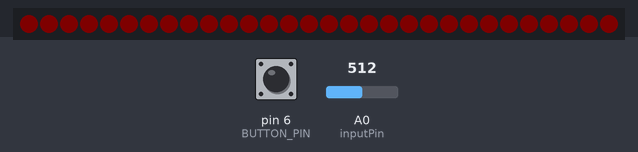
The sketch below on a simulated Arduino Uno, built with avr-gcc and run on an emulated ATmega328P. Shown: 30 RGB LEDs in strip order, left to right. Inputs (shaded band) come from the test bench; at power-on: pin 6 (BUTTON_PIN) LOW, A0 (inputPin) = 512. Dim RGB values are drawn brighter than linear.

Above: at 9.2 s.
11.5 s: pin 6 (BUTTON_PIN) pulled HIGH for 0.15 s
At 12.7 s:
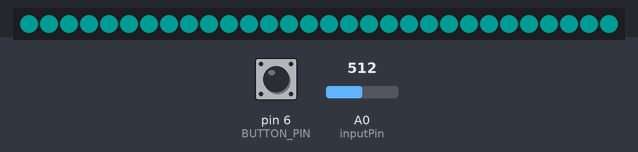
13.1 s: A0 (inputPin) set to 122
At 13.4 s:
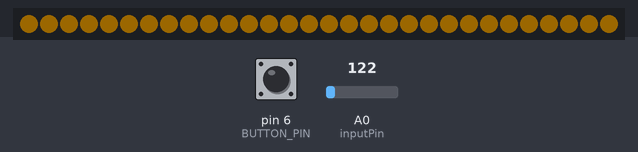
14.6 s: A0 (inputPin) set to 306
At 15.7 s:
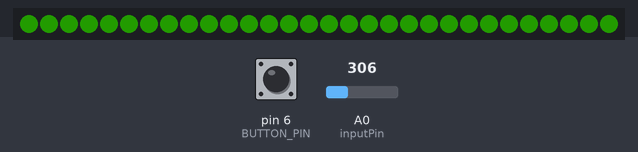
16.1 s: A0 (inputPin) set to 716
At 17.0 s:
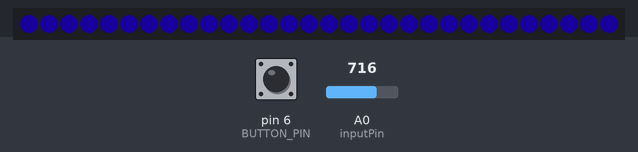
17.6 s: A0 (inputPin) set to 900
At 18.1 s:
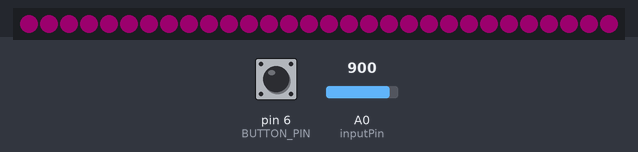
19.1 s: A0 (inputPin) set to 511
At 20.4 s:
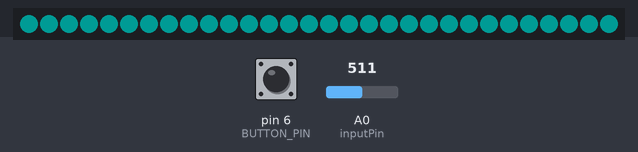

Measured:
- after the input at 11.5 s, the LEDs: first change after 0.06 s (image 1 shows a later state)
- after the input at 13.1 s, the LEDs: first change at once (image 2 shows a later state)
- after the input at 14.6 s, the LEDs: first change at once (image 3 shows a later state)
- after the input at 16.1 s, the LEDs: first change at once (image 4 shows a later state)
- after the input at 17.6 s, the LEDs: first change at once (image 5 shows a later state)
- after the input at 19.1 s, the LEDs: first change at once (image 6 shows a later state)
- what the display in image 0 shows lasts 1.1 s, from 9.1 s to 10.2 s

The sketch:

clock.ino
```cpp
// arduino digital clock with 4 7-segment characters and 2 dots using neopixels
//
// based on/inspired by:
// - <http://playground.arduino.cc/Code/Time>
// - <https://github.com/vemeT5ak/7-segment-neopixel-clock/blob/4b1a8b56e2d49cf40c456f9cd0535f94f130c49a/_7SEG_COLOUR_CLOCK/supportFunctions.ino#L273-L296>

#include <Time.h>
#include <TimeLib.h>
#include <Adafruit_NeoPixel.h>

// display
#define DISPLAY_PIN 2
Adafruit_NeoPixel strip = Adafruit_NeoPixel(30, DISPLAY_PIN, NEO_GRB + NEO_KHZ800);

// time serial sync
#define TIME_MSG_LEN  11   // time sync to PC is HEADER followed by Unix time_t as ten ASCII digits
#define TIME_HEADER  'T'   // Header tag for serial time sync message
#define TIME_REQUEST  7    // ASCII bell character requests a time sync message

// analog controls
#define BUTTON_PIN 6
int control_mode = 0;
// button
int buttonState;             // the current reading from the input pin
int lastButtonState = LOW;   // the previous reading from the input pin
unsigned long lastDebounceTime = 0;  // the last time the output pin was toggled
unsigned long debounceDelay = 50;    // the debounce time; increase if the output flickers

// potentiometer
int sensorVal = 0;                // the average sensor value
const int numReadings = 10;
int readings[numReadings];      // the readings from the analog input
int readIndex = 0;              // the index of the current reading
int total = 0;                  // the running total
int inputPin = A0;

// color values
int hue;
int saturation;
int brightness;
uint8_t rgb_colors[3] = {4, 0, 0}; // muted red

uint8_t main_color[3] = {4, 0, 0}; // muted red
static const uint8_t color_black[3] = {0, 0, 0}; // black/off

void setup()  {
  Serial.begin(9600);

  // controls
  pinMode(BUTTON_PIN, INPUT);
  // initialize all the readings to 0:
  for (int thisReading = 0; thisReading < numReadings; thisReading++) {
    readings[thisReading] = 0;
  }

  // display
  strip.begin();
  strip.show(); // Initialize all pixels to 'off'
  startupShow(rgb_colors);
}

void loop(){

  if(Serial.available() ) {
    processSyncMessage();
  }

  setControlMode(BUTTON_PIN);

  if (control_mode > 0) {
    colorMenu();
    displaySetupMode(rgb_colors);
  } else {
    if(timeStatus() == timeNotSet) {
      // Serial.println("waiting for sync message");
      breathe(rgb_colors);
    }
    else {
      displayClock(now(), rgb_colors);
    }
  }
  delay(1);
}

void displaySetupMode(uint32_t clr) {
  setChar(1, 11, clr);
  setChar(2, 11, clr);
  setChar(3, 11, clr);
  setChar(4, 11, clr);
  setDots(clr);
  strip.show();
}

void displayClock(time_t ts, uint32_t clr) {
  int num1 = (int) (hour(ts) + 24) % 24;
  int num2 = (int) minute(ts);

  setChar(1, (num1 / 10), clr);
  setChar(2, (num1 % 10), clr);
  setChar(3, (num2 / 10), clr);
  setChar(4, (num2 % 10), clr);
  setDots(clr);
  strip.show();
}

void setDots(uint8_t clr[]) {
  strip.setPixelColor(28, clr[0], clr[1], clr[2]);
  strip.setPixelColor(29, clr[0], clr[1], clr[2]);
}

// display effects

void blink(uint8_t color[]) {
  int ms = millis();
  int blinking = abs((ms/1000) % 2);
  uint32_t clr = color_black;
  if (blinking) {
    clr = color;
  }

  setChar(1, 0, clr);
  setChar(2, 0, clr);
  setChar(3, 0, clr);
  setChar(4, 0, clr);
  setDots(clr);
  strip.show();
}

void breathe(uint8_t color[]) {
  // formula from http://sean.voisen.org/blog/2011/10/breathing-led-with-arduino/
  // adapted to output 0-1 values for muting a color
  float val = (exp(sin(millis()/2000.0*PI)) - 0.36787944)*108.0/255;

  // mute color
  uint8_t clr[] = {(int) (color[0]*val), (int) (color[1]*val), (int) (color[2]*val)};

  // set digits and dots to 00:00 in muted color
  setChar(1, 0, clr);
  setChar(2, 0, clr);
  setChar(3, 0, clr);
  setChar(4, 0, clr);
  setDots(clr);
  strip.show();
}

void startupShow(uint8_t clr[]) {
  uint8_t c[] = {255,0,0};
  displayColorWipe(c);
  c[0] =   0; c[1] = 255, c[2] =   0; displayColorWipe(c);
  c[0] =   0; c[1] =   0, c[2] = 255; displayColorWipe(c);
  c[0] = 255; c[1] = 255, c[2] = 255; displayColorWipe(c);
  c[0] =   0; c[1] =   0, c[2] =   0; displayColorWipe(c);
  displayColorWipe(clr);
  delay(1000);
}

void displayColorWipe(uint8_t clr[]) {
  int wait = 50;
  wipeChar(1, clr, wait);
  wipeChar(2, clr, wait);
  strip.setPixelColor(28, clr[0], clr[1], clr[2]);
  strip.setPixelColor(29, clr[0], clr[1], clr[2]);
  wipeChar(3, clr, wait);
  delay(wait);
  wipeChar(4, clr, wait);
  delay(wait);
}
```

supportFunctions.ino
```cpp
// -----------------------------------------------------------------------------
// display "driver" functions

/*
 __3__
|     |
2     6
|__4__|
|     |
1     7
|__5__|
0 not used as no decimal point
*/

static const unsigned char font[] = {
  0b01110111, // 0
  0b01100000, // 1
  0b01011101, // 2
  0b01111100, // 3
  0b01101010, // 4
  0b00111110, // 5
  0b00111111, // 6
  0b01100110, // 7
  0b01111111, // 8
  0b01111110, // 9
  0b00000000, // nothing
  0b11111111 // everything (debug/error)
};

// mapping from font to led positions, per display
static const int display_start = -1;
static const int display_map[4][7] = {
  { 12, 24, 28, 16,  4, 11, 23 }, // 1.
  { 10, 22, 27, 15,  3,  9, 21 }, // 2.
  {  8, 20, 26, 14,  2,  7, 19 }, // 3.
  {  6, 18, 25, 13,  1,  5, 17 }, // 4.
};

void setChar(int8_t pos, int8_t charcode, uint8_t clr[])
{
  //  get line from font
  uint8_t line = font[charcode];

  for (int i = 0; i<7; i++) {

    // get display pixel mapping for character at `pos`ition
    int pixel_pos = (display_map[pos - 1][i]) + display_start;

    if (line & 0b1) {
      strip.setPixelColor(pixel_pos, clr[0], clr[1], clr[2]);
    } else {
     strip.setPixelColor(pixel_pos, color_black[0], color_black[1], color_black[2]);
    }
    line >>= 1;
  }
}

void wipeChar(int pos, uint8_t clr[], int wait) {
  for(int i=0; i<7; i++) {
    int pixel_pos = (display_map[pos - 1][i]) + display_start;
    strip.setPixelColor(pixel_pos, clr[0], clr[1], clr[2]);
    strip.show();
    delay(wait);
  }
}

// -----------------------------------------------------------------------------
// serial clock sync

void processSyncMessage() {
  // if time sync available from serial port, update time and return true
  while(Serial.available() >=  TIME_MSG_LEN ){  // time message consists of header & 10 ASCII digits
    char c = Serial.read() ;
    Serial.print(c);
    if( c == TIME_HEADER ) {
      time_t pctime = 0;
      for(int i=0; i < TIME_MSG_LEN -1; i++){
        c = Serial.read();
        if( c >= '0' && c <= '9'){
          pctime = (10 * pctime) + (c - '0') ; // convert digits to a number
        }
      }
      if (pctime) setTime(pctime);   // Sync Arduino clock to the time received on the serial port
    }
  }
}

// -----------------------------------------------------------------------------
// analog controls functions
void colorMenu() {
  sensorVal = getAnalogInput(inputPin);

  // set HSB values
  switch (control_mode) {
    case 1:
      hue = map(sensorVal,4, 1019,0, 359); // hue is a number between 0 and 360
      getRGB(hue,saturation,brightness,rgb_colors);   // converts HSB to RGB
      break;
    case 2:
      saturation = map(sensorVal,4, 1019,0, 255); // saturation is a number between 0 - 255
      break;
    case 3:
      brightness = map(sensorVal,4, 1019,0, 255); // value is a number between 0 - 255
      break;
  }
  getRGB(hue,saturation,brightness,rgb_colors);   // converts HSB to RGB
}

void setControlMode(int button) {
  if (buttonPressed(button)) {
    control_mode++;
    if (control_mode > 3) control_mode = 0;
    if (control_mode == 1) {
      saturation = 255;
      brightness = 128;
    };
  }
}

int getAnalogInput(int inputPin) {
  // subtract the last reading:
  total = total - readings[readIndex];
  // read from the sensor:
  readings[readIndex] = analogRead(inputPin);
  // add the reading to the total:
  total = total + readings[readIndex];
  // advance to the next position in the array:
  readIndex = readIndex + 1;
  // if we're at the end of the array...
  if (readIndex >= numReadings) {
    // ...wrap around to the beginning:
    readIndex = 0;
  }
  // calculate the average:
  return total / numReadings;
}

// debounced button:
bool buttonPressed(int buttonPin) {
  // read the state of the switch into a local variable:
  int reading = digitalRead(buttonPin);
  // Serial.println(reading);

  // check to see if you just pressed the button
  // (i.e. the input went from LOW to HIGH),  and you've waited
  // long enough since the last press to ignore any noise:

  // If the switch changed, due to noise or pressing:
  if (reading != lastButtonState) {
    // reset the debouncing timer
    lastDebounceTime = millis();
    lastButtonState = reading;
  }

  if ((millis() - lastDebounceTime) > debounceDelay) {
    // whatever the reading is at, it's been there for longer
    // than the debounce delay, so take it as the actual current state:

    // if the button state has changed:
    if (reading != buttonState) {
      buttonState = reading;
      if (reading == HIGH) return true;
    }
  }
  return false;
}

// -----------------------------------------------------------------------------
// HSL to RGB stuff

/*
  Control a RGB led with Hue, Saturation and Brightness (HSB / HSV )

  Hue is change by an analog input.
  Brightness is changed by a fading function.
  Saturation stays constant at 255

  getRGB() function based on <http://www.codeproject.com/miscctrl/CPicker.asp>
  dim_curve idea by Jims <http://www.arduino.cc/cgi-bin/yabb2/YaBB.pl?num=1174674545>

  created 05-01-2010 by kasperkamperman.com
*/


/*
  dim_curve 'lookup table' to compensate for the nonlinearity of human vision.
  Used in the getRGB function on saturation and brightness to make 'dimming' look more natural.
  Exponential function used to create values below :
  x from 0 - 255 : y = round(pow( 2.0, x+64/40.0) - 1)
*/

const byte dim_curve[] = {
    0,   1,   1,   2,   2,   2,   2,   2,   2,   3,   3,   3,   3,   3,   3,   3,
    3,   3,   3,   3,   3,   3,   3,   4,   4,   4,   4,   4,   4,   4,   4,   4,
    4,   4,   4,   5,   5,   5,   5,   5,   5,   5,   5,   5,   5,   6,   6,   6,
    6,   6,   6,   6,   6,   7,   7,   7,   7,   7,   7,   7,   8,   8,   8,   8,
    8,   8,   9,   9,   9,   9,   9,   9,   10,  10,  10,  10,  10,  11,  11,  11,
    11,  11,  12,  12,  12,  12,  12,  13,  13,  13,  13,  14,  14,  14,  14,  15,
    15,  15,  16,  16,  16,  16,  17,  17,  17,  18,  18,  18,  19,  19,  19,  20,
    20,  20,  21,  21,  22,  22,  22,  23,  23,  24,  24,  25,  25,  25,  26,  26,
    27,  27,  28,  28,  29,  29,  30,  30,  31,  32,  32,  33,  33,  34,  35,  35,
    36,  36,  37,  38,  38,  39,  40,  40,  41,  42,  43,  43,  44,  45,  46,  47,
    48,  48,  49,  50,  51,  52,  53,  54,  55,  56,  57,  58,  59,  60,  61,  62,
    63,  64,  65,  66,  68,  69,  70,  71,  73,  74,  75,  76,  78,  79,  81,  82,
    83,  85,  86,  88,  90,  91,  93,  94,  96,  98,  99,  101, 103, 105, 107, 109,
    110, 112, 114, 116, 118, 121, 123, 125, 127, 129, 132, 134, 136, 139, 141, 144,
    146, 149, 151, 154, 157, 159, 162, 165, 168, 171, 174, 177, 180, 183, 186, 190,
    193, 196, 200, 203, 207, 211, 214, 218, 222, 226, 230, 234, 238, 242, 248, 255,
};

void getRGB(int hue, int sat, int val, uint8_t colors[3]) {
  /* convert hue, saturation and brightness ( HSB/HSV ) to RGB
     The dim_curve is used only on brightness/value and on saturation (inverted).
     This looks the most natural.
  */

  val = dim_curve[val];
  sat = 255-dim_curve[255-sat];

  int r;
  int g;
  int b;
  int base;

  if (sat == 0) { // Acromatic color (gray). Hue doesn't mind.
    colors[0]=val;
    colors[1]=val;
    colors[2]=val;
  } else  {

    base = ((255 - sat) * val)>>8;

    switch(hue/60) {
	case 0:
		r = val;
		g = (((val-base)*hue)/60)+base;
		b = base;
	break;

	case 1:
		r = (((val-base)*(60-(hue%60)))/60)+base;
		g = val;
		b = base;
	break;

	case 2:
		r = base;
		g = val;
		b = (((val-base)*(hue%60))/60)+base;
	break;

	case 3:
		r = base;
		g = (((val-base)*(60-(hue%60)))/60)+base;
		b = val;
	break;

	case 4:
		r = (((val-base)*(hue%60))/60)+base;
		g = base;
		b = val;
	break;

	case 5:
		r = val;
		g = base;
		b = (((val-base)*(60-(hue%60)))/60)+base;
	break;
    }

    colors[0]=r;
    colors[1]=g;
    colors[2]=b;
  }

}
```
